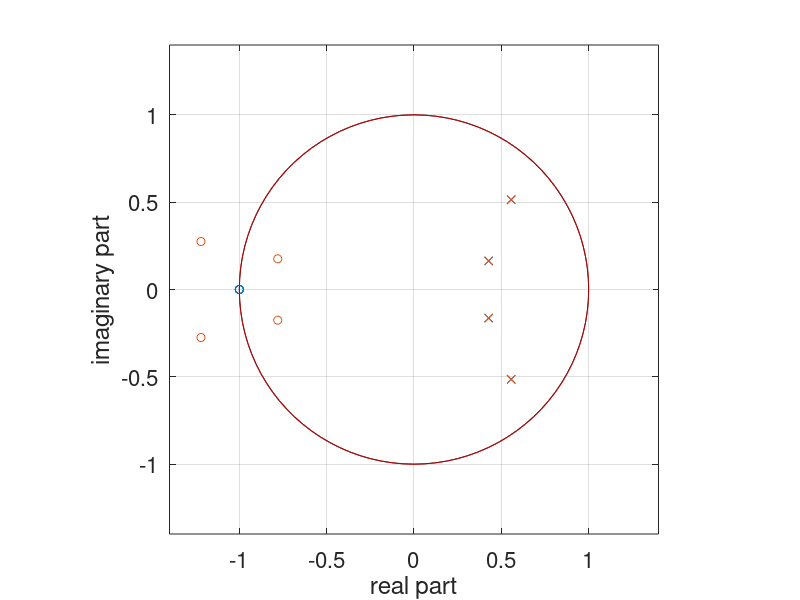
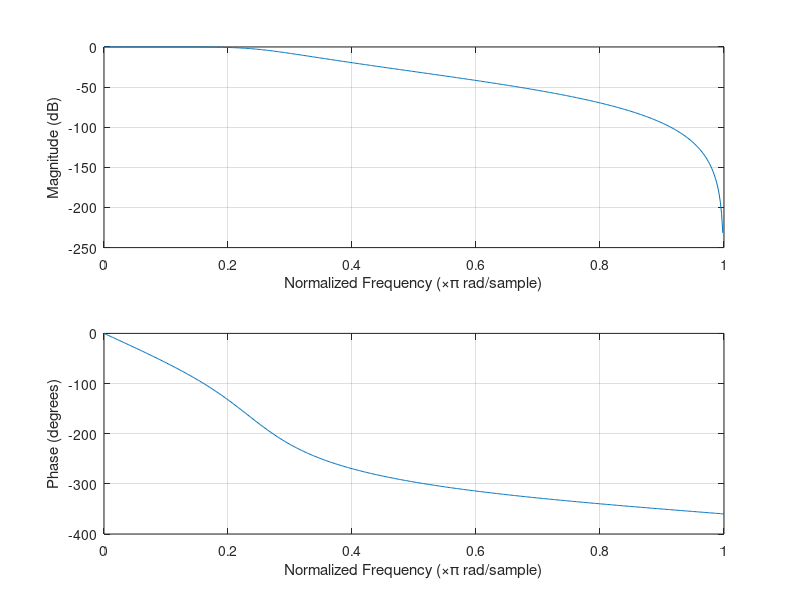
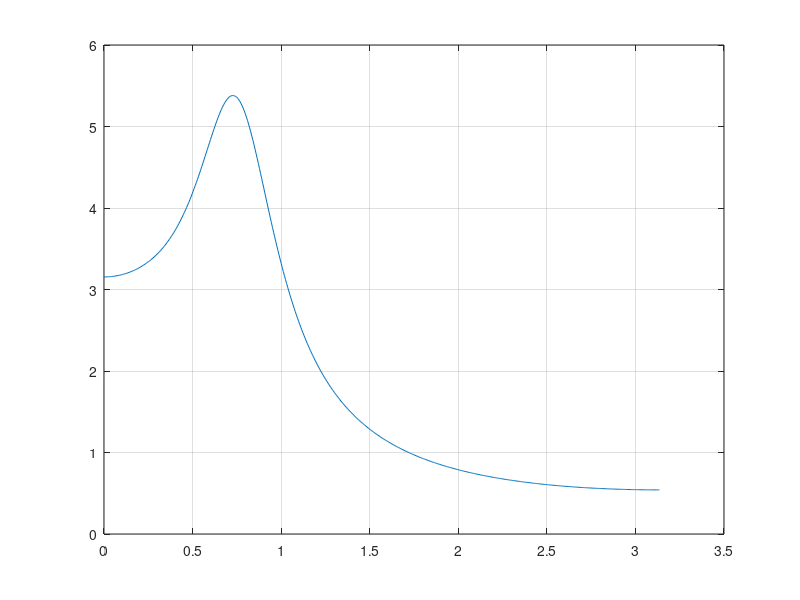

MATLAB code to generate these figures, in order:
%  This m-file plots the magnitude of the frequency response of a 
%  notch filter for different values of r (pole radius).
%  
%  written by Dr. Thad B. Welch, PE {t.b.welch@ieee.org}
%  copyright 2002
%  completed on 12 July 2002 revision 1.0

% Simulation inputs
myFontSize = 16;                % font size for the plot labels
Nfft = 1024;                    % samples per block
Fs = 48000;                     % sample frequency

% Calculated terms
[B, A] = butter(4, 0.25)
[Z, P, K] = tf2zp(B, A);

Bshort = (round(B*10000))/10000;
Ashort = (round(A*10000))/10000;
[Zshort, Pshort, Kshort] = tf2zp(Bshort, Ashort);

% Simulation outputs
roots(B)
roots(Bshort)

roots(A)
roots(Ashort)

figure(1)
%zplane(B, A, 'r')
zplane([Z Zshort], [P Pshort])
hold on
%pause
%zplane(Bshort, Ashort)
plot(exp(j*(0:10000)*2*pi/10000), 'r')
axis([-1.4 1.4 -1.4 1.4])
set(gca, 'FontSize', myFontSize)
ylabel('imaginary part')
xlabel('real part')
hold off

figure(2)
set(gca, 'FontSize', myFontSize)
freqz(B,A)
% freqz(B, A, Nfft, Fs)
% hold on
% freqz(Bshort, Ashort, Nfft, Fs)
% axis([0 24000 -80 0])
% hold off

figure(3)
set(gca, 'FontSize', myFontSize)
grpdelay(B,A);

% print -depsc2 butterworthZplanePlot
% print -depsc2 butterworthFreqzPlot
